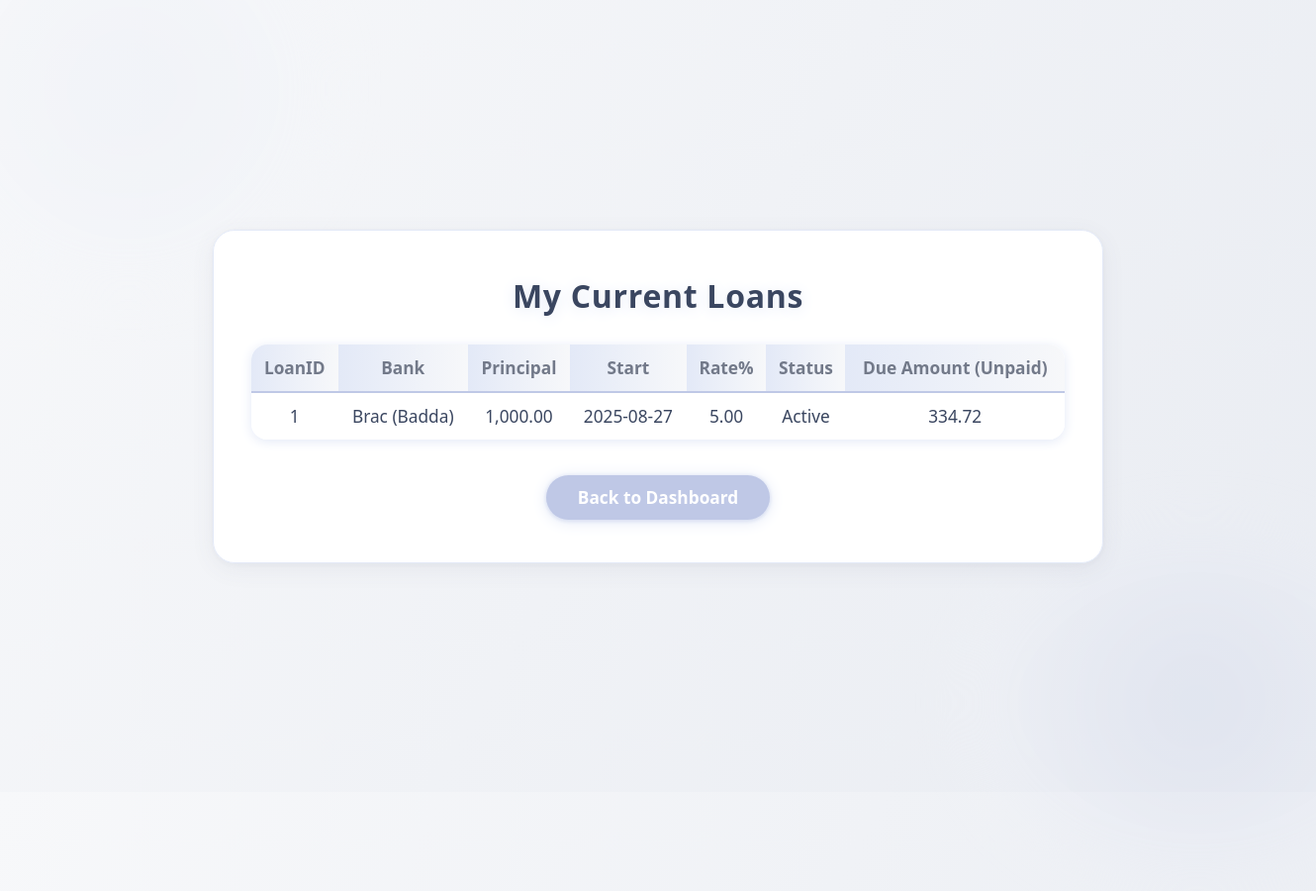
/exchatloan/my_current_loan.php (signed in), run on the app's committed database.
### tables this page shows
CREATE TABLE `loancontract` (
  `LoanID` int(11) NOT NULL,
  `PrincipalAmount` decimal(15,2) DEFAULT NULL,
  `StartDate` date DEFAULT NULL,
  `CurrentInterestRate` decimal(5,2) DEFAULT NULL,
  `Status` varchar(50) DEFAULT NULL,
  `ApplicationID` int(11) DEFAULT NULL,
  `OfferID` int(11) DEFAULT NULL
);

CREATE TABLE `bankstaff` (
  `StaffID` int(11) NOT NULL,
  `ID` int(11) NOT NULL,
  `Branch` varchar(100) DEFAULT NULL,
  `Bank` varchar(100) DEFAULT NULL
);

### exchatloan/my_current_loan.php (the view, shortened to what this page needs)
<!DOCTYPE html>
<html>
<head>
</head>
<body>
  <div class="bg-gradient-shape bg-gradient1"></div>
  <div class="bg-gradient-shape bg-gradient2"></div>
  <div class="container">
    <h3>My Current Loans</h3>
    <?php
    require "dbconnect.php";
    $uid = (int)$_SESSION['user_id'];
    $res = $mysqli->query("SELECT CustomerID FROM Customer WHERE ID=$uid LIMIT 1");
    $cid = (int)$res->fetch_assoc()['CustomerID'];
    $over = $mysqli->query("SELECT RS.ScheduleID
                            FROM RepaymentSchedule RS
                            JOIN LoanContract LC ON RS.LoanID=LC.LoanID
                            JOIN LoanRequest LR ON LC.ApplicationID=LR.ApplicationID
                            WHERE LR.CustomerID=$cid AND RS.Status='DUE' AND RS.DueDate < CURDATE()");
    while ($over && $row = $over->fetch_assoc()) {
      $sid = (int)$row['ScheduleID'];
      $chk = $mysqli->query("SELECT PenaltyID FROM Penalty WHERE ScheduleID=$sid LIMIT 1");
      if ($chk && $chk->num_rows===0) {
        $mysqli->query("INSERT INTO Penalty (PenaltyType, Amount, ScheduleID) VALUES ('Overdue', 100.00, $sid)");
        $today = date("Y-m-d");
        $cur = 100.0;
        $r = $mysqli->query("SELECT ScoreValue FROM RiskScore WHERE CustomerID=$cid ORDER BY CalculatedDate DESC LIMIT 1");
        if ($r && $r->num_rows===1) $cur = (float)$r->fetch_assoc()['ScoreValue'];
        if ($r) $r->free();
        $new = $cur - 5;
        $label = ($new>=90?'Good':($new>=70?'Moderate':'Risky'));
        $mysqli->query("INSERT INTO RiskScore (ScoreValue,RiskValue,CalculatedDate,CustomerID) VALUES ($new,'$label','$today',$cid)");
      }
      if ($chk) $chk->free();
    }
    $list = $mysqli->query("SELECT
                              LC.LoanID, LC.PrincipalAmount, LC.StartDate, LC.CurrentInterestRate, LC.Status,
                              BS.Bank AS BankName, BS.Branch AS BranchName
                            FROM LoanContract LC
                            JOIN LoanRequest LR ON LC.ApplicationID = LR.ApplicationID
                            LEFT JOIN LoanOffer LO ON LC.OfferID = LO.OfferID
                            LEFT JOIN BankStaff BS ON LO.StaffID = BS.StaffID
                            WHERE LR.CustomerID = $cid
                            ORDER BY LC.LoanID DESC");
    echo "<table>";
    echo "<tr>
            <th>LoanID</th>
            <th>Bank</th>
            <th>Principal</th>
            <th>Start</th>
            <th>Rate%</th>
            <th>Status</th>
            <th>Due Amount (Unpaid)</th>
          </tr>";
    while ($loan = $list->fetch_assoc()){
      $lid = (int)$loan['LoanID'];
      $sum = 0.0;
      $due = $mysqli->query("SELECT (RS.InterestDue + RS.PrincipalDue + IFNULL(P.SumPenalty,0)) AS total
                             FROM RepaymentSchedule RS
                             LEFT JOIN (
                               SELECT ScheduleID, SUM(Amount) AS SumPenalty FROM Penalty GROUP BY ScheduleID
                             ) P ON RS.ScheduleID=P.ScheduleID
                             WHERE RS.LoanID=$lid AND RS.Status='DUE'");
      while ($due && $row = $due->fetch_assoc()) { $sum += (float)$row['total']; }
      $bank = '';
      if (!empty($loan['BankName'])) {
        $bank = htmlspecialchars($loan['BankName'], ENT_QUOTES, 'UTF-8');
        if (!empty($loan['BranchName'])) {
          $bank .= " (" . htmlspecialchars($loan['BranchName'], ENT_QUOTES, 'UTF-8') . ")";
        }
      } else {
        $bank = "—";
      }
      echo "<tr>
        <td>{$loan['LoanID']}</td>
        <td>{$bank}</td>
        <td>".number_format((float)$loan['PrincipalAmount'],2)."</td>
        <td>{$loan['StartDate']}</td>
        <td>{$loan['CurrentInterestRate']}</td>
        <td>{$loan['Status']}</td>
        <td>".number_format($sum,2)."</td>
      </tr>";
    }
    echo "</table>";
    echo "<a class='back-btn' href='customer_dashboard.php'>Back to Dashboard</a>";
    ?>
  </div>
</body>
</html>

### exchatloan/my_current_loan.php (style rules this page uses)
body { margin: 0; min-height: 100vh; font-family: 'Segoe UI', Arial, sans-serif; background: linear-gradient(120deg, #f7f8fa 0%, #e9ecf2 100%); display: flex; align-items: center; justify-content: center; position: relative; overflow: hidden; }
.bg-gradient-shape { position: absolute; z-index: 0; pointer-events: none; opacity: 0.22; filter: blur(24px); }
.bg-gradient1 { top: -120px; left: -80px; width: 420px; height: 420px; background: radial-gradient(circle, #e3e9f7 0%, #f7f8fa 80%); border-radius: 50%; }
.bg-gradient2 { bottom: -100px; right: -120px; width: 480px; height: 380px; background: radial-gradient(circle, #bfc8e6 0%, #f7f8fa 80%); border-radius: 50%; }
.container { background: rgba(255,255,255,0.98); border-radius: 22px; box-shadow: 0 6px 24px rgba(80,90,120,0.07), 0 1.5px 8px rgba(80,90,120,0.04); padding: 44px 38px 38px 38px; min-width: 320px; max-width: 900px; width: 100%; text-align: center; backdrop-filter: blur(6px); border: 1.5px solid #e3e9f7; z-index: 2; position: relative; box-sizing: border-box; }
h3 { font-size: 2rem; font-weight: 700; margin: 0 0 28px 0; color: #3a4660; letter-spacing: 0.7px; text-shadow: 0 2px 16px #e3e9f7; word-break: break-word; }
table { width: 100%; border-collapse: collapse; margin: 0 auto 18px auto; background: rgba(255,255,255,0.98); border-radius: 16px; overflow: hidden; box-shadow: 0 2px 12px #e3e9f7; }
th, td { padding: 12px 10px; text-align: center; font-size: 1.08rem; border-bottom: 1px solid #e3e9f7; }
th { background: linear-gradient(90deg, #e3e9f7 0%, #f7f8fa 100%); color: #727989; font-weight: 700; font-size: 1.08rem; border-bottom: 2px solid #bfc8e6; }
tr:last-child td { border-bottom: none; }
td { color: #3a4660; }
.back-btn { display: inline-block; padding: 11px 32px; font-size: 1.08rem; font-weight: 600; color: #fff; background: #bfc8e6; border-radius: 999px; text-decoration: none; box-shadow: 0 2px 16px #e3e9f7, 0 1px 4px #bfc8e6; transition: background 0.2s, box-shadow 0.2s, transform 0.2s; border: none; margin-top: 18px; position: relative; overflow: hidden; cursor: pointer; }

### data on the page
loancontract: LoanID "1", bankstaff.Bank+Branch "Brac (Badda)", PrincipalAmount "1,000.00", StartDate "2025-08-27", CurrentInterestRate "5.00", Status "Active", sum "334.72"
